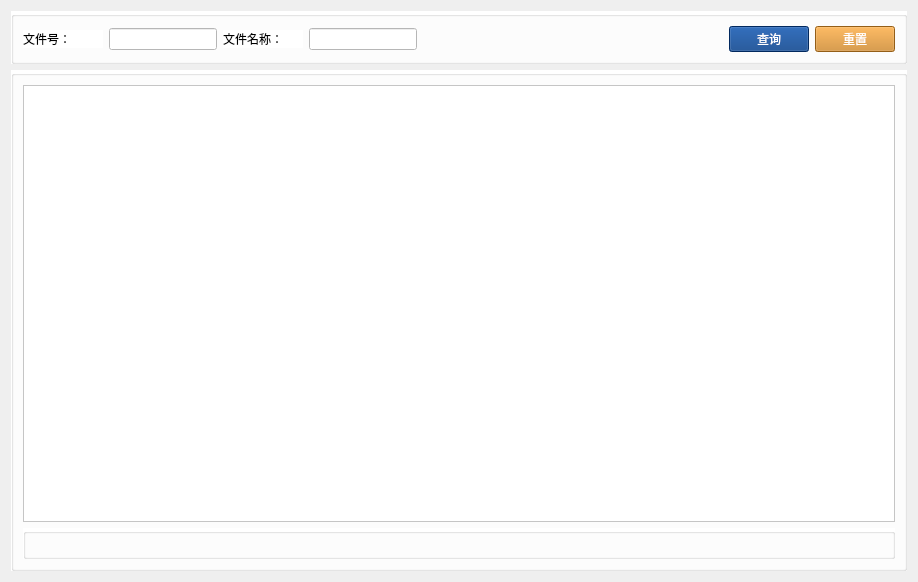
<?xml version="1.0" encoding="UTF-8"?>
<ui version="4.0">
 <class>RuleFileItem</class>
 <widget class="QWidget" name="RuleFileItem">
  <property name="geometry">
   <rect>
    <x>0</x>
    <y>0</y>
    <width>918</width>
    <height>582</height>
   </rect>
  </property>
  <property name="windowTitle">
   <string>Form</string>
  </property>
  <layout class="QVBoxLayout" name="verticalLayout">
   <item>
    <widget class="QGroupBox" name="groupBox_2">
     <property name="sizePolicy">
      <sizepolicy hsizetype="Preferred" vsizetype="Fixed">
       <horstretch>0</horstretch>
       <verstretch>0</verstretch>
      </sizepolicy>
     </property>
     <property name="styleSheet">
      <string notr="true">background-color:white;</string>
     </property>
     <property name="title">
      <string/>
     </property>
     <layout class="QHBoxLayout" name="horizontalLayout">
      <item>
       <widget class="QLabel" name="label_4">
        <property name="sizePolicy">
         <sizepolicy hsizetype="Maximum" vsizetype="Fixed">
          <horstretch>0</horstretch>
          <verstretch>0</verstretch>
         </sizepolicy>
        </property>
        <property name="minimumSize">
         <size>
          <width>80</width>
          <height>0</height>
         </size>
        </property>
        <property name="text">
         <string>文件号：</string>
        </property>
       </widget>
      </item>
      <item>
       <widget class="QLineEdit" name="lineEdit">
        <property name="sizePolicy">
         <sizepolicy hsizetype="Minimum" vsizetype="Fixed">
          <horstretch>0</horstretch>
          <verstretch>0</verstretch>
         </sizepolicy>
        </property>
       </widget>
      </item>
      <item>
       <widget class="QLabel" name="label_5">
        <property name="sizePolicy">
         <sizepolicy hsizetype="Maximum" vsizetype="Fixed">
          <horstretch>0</horstretch>
          <verstretch>0</verstretch>
         </sizepolicy>
        </property>
        <property name="minimumSize">
         <size>
          <width>80</width>
          <height>0</height>
         </size>
        </property>
        <property name="text">
         <string>文件名称：</string>
        </property>
       </widget>
      </item>
      <item>
       <widget class="QLineEdit" name="lineEdit_2">
        <property name="sizePolicy">
         <sizepolicy hsizetype="Minimum" vsizetype="Fixed">
          <horstretch>0</horstretch>
          <verstretch>0</verstretch>
         </sizepolicy>
        </property>
       </widget>
      </item>
      <item>
       <spacer name="horizontalSpacer_2">
        <property name="orientation">
         <enum>Qt::Horizontal</enum>
        </property>
        <property name="sizeType">
         <enum>QSizePolicy::Expanding</enum>
        </property>
        <property name="sizeHint" stdset="0">
         <size>
          <width>40</width>
          <height>20</height>
         </size>
        </property>
       </spacer>
      </item>
      <item>
       <widget class="QPushButton" name="pushButton_7">
        <property name="layoutDirection">
         <enum>Qt::LeftToRight</enum>
        </property>
        <property name="styleSheet">
         <string notr="true">background-color:rgb(3, 58, 132);
color:white;
</string>
        </property>
        <property name="text">
         <string>查询</string>
        </property>
        <property name="icon">
         <iconset resource="res/res.qrc">
          <normaloff>:/image/Index/u2189.svg</normaloff>:/image/Index/u2189.svg</iconset>
        </property>
       </widget>
      </item>
      <item>
       <widget class="QPushButton" name="pushButton_8">
        <property name="layoutDirection">
         <enum>Qt::LeftToRight</enum>
        </property>
        <property name="styleSheet">
         <string notr="true">background-color:rgb(207, 132, 33);
color:white;
</string>
        </property>
        <property name="text">
         <string>重置</string>
        </property>
        <property name="icon">
         <iconset resource="res/res.qrc">
          <normaloff>:/image/Index/u2188.svg</normaloff>:/image/Index/u2188.svg</iconset>
        </property>
       </widget>
      </item>
     </layout>
    </widget>
   </item>
   <item>
    <widget class="QGroupBox" name="groupBox">
     <property name="styleSheet">
      <string notr="true">background-color:white;</string>
     </property>
     <property name="title">
      <string/>
     </property>
     <layout class="QGridLayout" name="gridLayout">
      <item row="2" column="0">
       <widget class="QGroupBox" name="groupBox_3">
        <property name="title">
         <string/>
        </property>
       </widget>
      </item>
      <item row="0" column="0">
       <widget class="QTableWidget" name="tableWidget"/>
      </item>
     </layout>
    </widget>
   </item>
  </layout>
 </widget>
 <resources>
  <include location="res/res.qrc"/>
 </resources>
 <connections/>
</ui>
